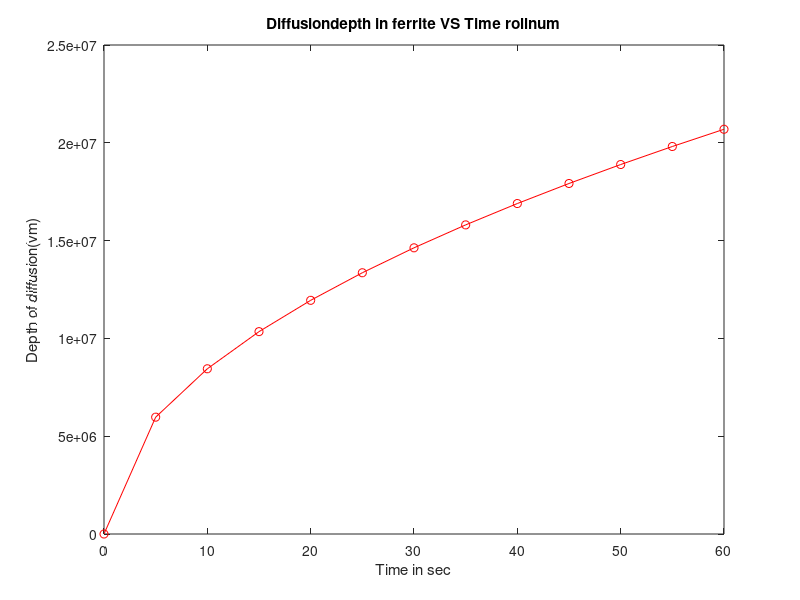

Here is the MATLAB script that generated this plot:
t=0:5:60;
D=7.136*10^12;
d=sqrt(D*t);
plot(t,d,'ro-')
xlabel('Time in sec')
ylabel('Depth of diffusion(\num)')
title(sprintf('Diffusiondepth in ferrite VS Time rollnum'))